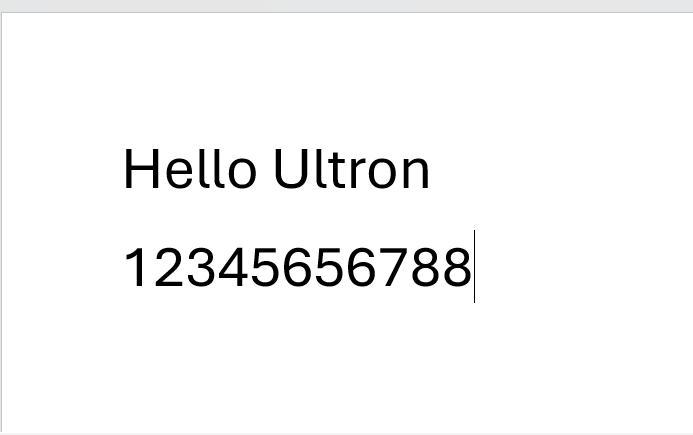
#> input picture test.png, 693 x 435 px, given in place of the camera
$ python test_vision_understanding.py
#> lines starting #> are read from the running program, lines starting #| are printed output that depends on the picture; after the words box and inside, x2 and y2 are one past the last pixel; in counts of white or black regions, pixels touching at a corner belong together
### vision/camera.py
import cv2


class Camera:

    def __init__(self):

        self.camera = None

    def open(self):

        self.camera = cv2.VideoCapture(0)

        if not self.camera.isOpened():
            raise Exception("Unable to open camera.")

    def read(self):

        if self.camera is None:
            return None

        success, frame = self.camera.read()
#> frame is the input picture: shape (435, 693, 3); mean B, G, R 247.4, 247.4, 247.4

        if not success:
            return None

        return frame

    def close(self):

        if self.camera is not None:
            self.camera.release()

        cv2.destroyAllWindows()

### vision/vision_manager.py
from vision.camera import Camera
from vision.image_capture import ImageCapture
from vision.ocr import OCR

from brain.vision_reader import VisionReader


class VisionManager:

    def __init__(self):

        self.camera = Camera()
        self.capture = ImageCapture()
        self.ocr = OCR()

        self.reader = VisionReader()

    def capture_image(self):

        self.camera.open()

        frame = self.camera.read()

        filename = self.capture.save(frame)
#> filename = 'captures/20261120_221231.jpg'

        self.camera.close()

        return filename

    def read_text(self):

        image = self.capture_image()
#> image = 'captures/20261120_221231.jpg'

        return self.ocr.read(image)
    def understand_text(self):

        text = self.read_text()

        return self.reader.understand(text)

### vision/ocr.py
import cv2
import pytesseract
from PIL import Image


class OCR:

    def __init__(self):

        pytesseract.pytesseract.tesseract_cmd = (
            r"C:\Program Files\Tesseract-OCR\tesseract.exe"
        )

    def read(self, image_path):

#> called with image_path = 'captures/20261120_221231.jpg'
        img = cv2.imread(image_path)

        gray = cv2.cvtColor(img, cv2.COLOR_BGR2GRAY)

        gray = cv2.GaussianBlur(gray, (3,3), 0)

        thresh = cv2.threshold(
            gray,
            0,
            255,
            cv2.THRESH_BINARY + cv2.THRESH_OTSU
        )[1]
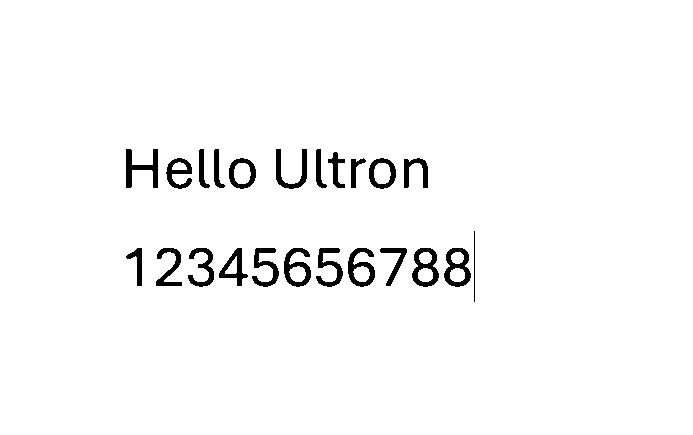
#> thresh: shape (435, 693); 97.3% white; 23 black regions, largest, box (x1, y1, x2, y2) and area: (126, 149, 158, 188) 533, (412, 248, 439, 287) 513, (444, 248, 471, 287) 513

        cv2.imwrite("temp_ocr.jpg", thresh)

        image = Image.open("temp_ocr.jpg")

#> (the run stopped early here; a loop or call above may not have finished)
